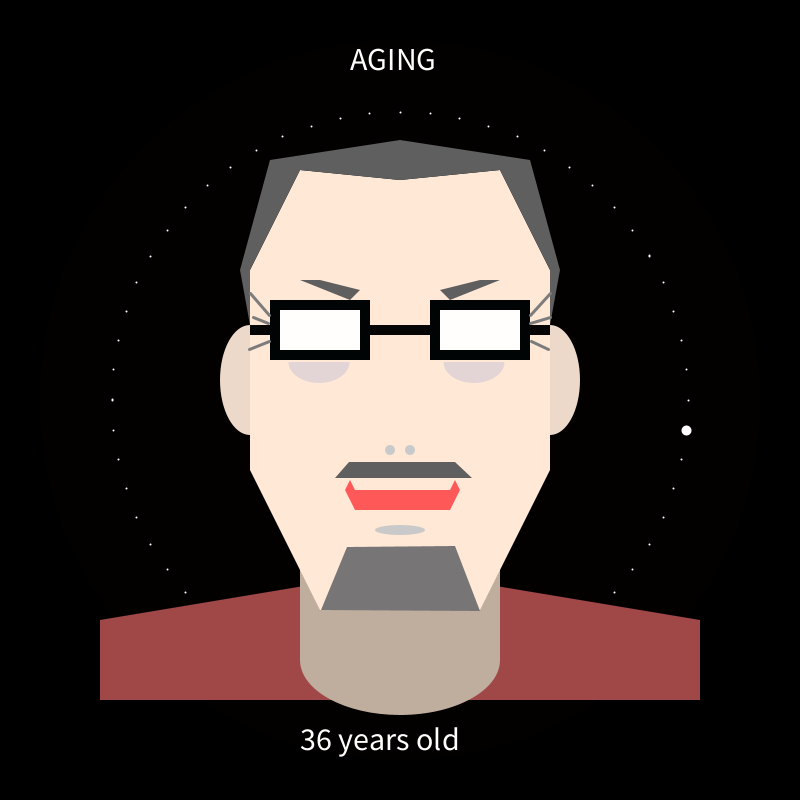
Frame 1 (no input)
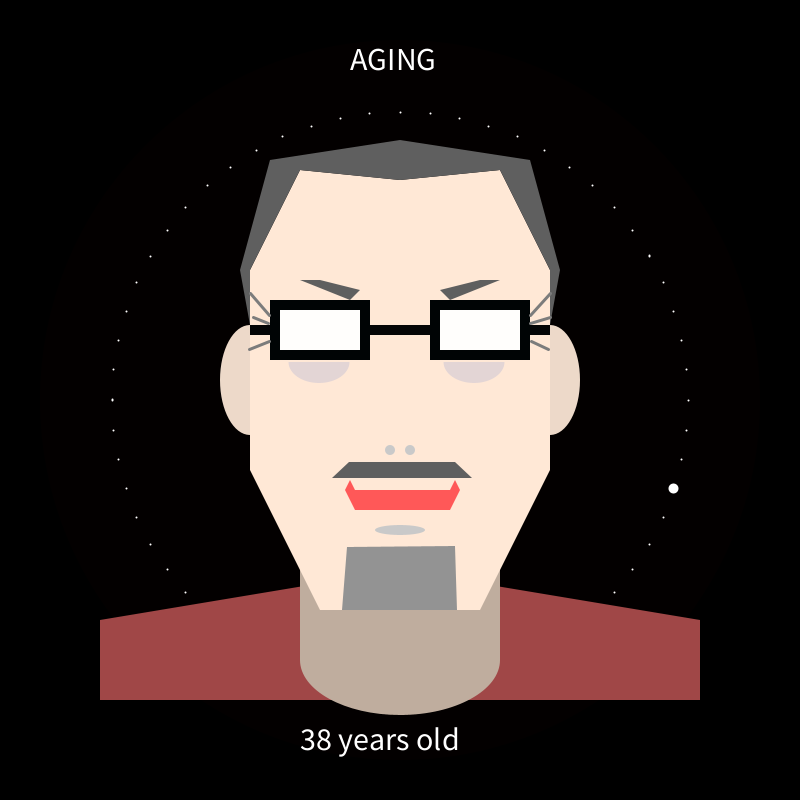
Frame 60 (the mouse pressed at the canvas centre just before this capture)
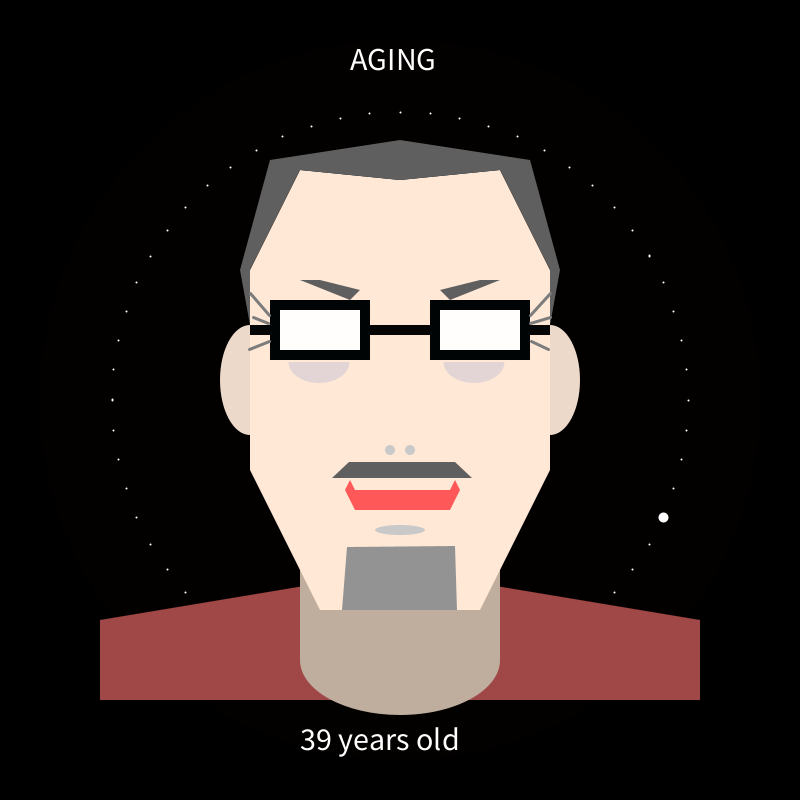
Frame 120 (the mouse held since frame 60 and released just before this capture)

The Processing sketch that drew these frames (run headless with seeded random() and noise(); from frame 60 on, the mouse is pressed at the canvas centre):

// Processing sketch: aging
// ── aging.pde
int cx, cy;
float secondsRadius;
float minutesRadius;
float hoursRadius;
float clockDiameter;
int i = 100;
int u = 100;

void setup() {
  size(800, 800);
  stroke(255);
  
  int radius = min(width, height) / 2;
  secondsRadius = radius * 0.72;
  minutesRadius = radius * 0.60;
  hoursRadius = radius * 0.50;
  clockDiameter = radius * 1.8;
  
  cx = width / 2;
  cy = height / 2;
  
}

void draw() {
  background(0);
  
  // Draw the clock background
  fill(#030000);
  noStroke();
  ellipse(cx, cy, clockDiameter, clockDiameter);
 // Angles for sin() and cos() start at 3 o'clock;
  // subtract HALF_PI to make them start at the top
  float s = map(second(), 0, 60, 0, TWO_PI) - HALF_PI;
  float m = map(minute() + norm(second(), 0, 60), 0, 60, 0, TWO_PI) - HALF_PI; 
  float h = map(hour() + norm(minute(), 0, 60), 0, 24, 0, TWO_PI * 2) - HALF_PI;
  
int second = second(); 
 fill(#FFFFFF);
   textSize(32);
   text(nf(second+20) + " years old", 300, 750);
   text( "AGING", 350, 70);

  // Draw the hands of the clock
  stroke(255);
  strokeWeight(10);
  point(cx + cos(s) * secondsRadius, cy + sin(s) * secondsRadius);
 
  // Draw the minute ticks
  strokeWeight(2);
  beginShape(POINTS);
  for (int a = 0; a < 360; a+=6) {
    float angle = radians(a);
    float x = cx + cos(angle) * secondsRadius;
    float y = cy + sin(angle) * secondsRadius;
    vertex(x, y);
  }
  endShape();
    translate(i,u); {
  body(width/2, height/2);}
  
  //aging changing
  if (second >= 1 & second <= 4){
  fill(#8B8B8B);
  triangle(253,362,265,370,237,380); //beard1
  triangle(345,362,336,370,365,380); //beard2
  }
  
  if (second >= 5 & second <= 7){
    fill(#B2B2B2);
    quad(257, 380, 345,380,336,370,265,370);//beard3
  }  
  
   if (second >= 8 & second <= 9){
    quad(237, 380,369,380,355,370,249,370);//beard4
  }  
  
  if (second >= 10 & second <= 11){
    quad(237, 380,369,380,355,370,249,370);//beard4
    fill(#d8d8d8);
    quad(221, 510,380,511,355,446,247,447);//beard4
  }  
  
  if (second >= 12 & second <= 14){
    quad(238, 378,372,378,355,362,249,362);//beard4
    fill(#d8d8d8);
    quad(221, 510,380,511,355,446,247,447);//beard4
    fill(#E3D5D5);
    arc(219,262,61,42,0,PI); //pouch1
    arc(374,262,61,42,0,PI); //pouch2
  }  
  
   if (second >= 15 & second <= 17){
    quad(235, 378,372,378,355,362,249,362);//beard4
    fill(#777575);
    quad(221, 510,380,511,355,446,247,447);//beard4
    fill(#E3D5D5);
    arc(219,262,61,42,0,PI); //pouch1
    arc(374,262,61,42,0,PI); //pouch2
    stroke(124);
    strokeWeight(3);
    line(150,193,169,215);
    line(153,217,168,223);
    line(149,249,169,241);
    line(450,193,430,215);
    line(450,217,430,223);
    line(448,249,431,241);
    } 
    
    if (second >= 18 & second <= 21){
      noStroke();
    quad(232, 378,372,378,355,362,249,362);//beard4
    fill(#939393);
    quad(242, 510,357,510,355,446,247,447);//beard4
    fill(#E3D5D5);
    arc(219,262,61,42,0,PI); //pouch1
    arc(374,262,61,42,0,PI); //pouch2
    stroke(124);
    strokeWeight(3);
    line(150,193,169,215);
    line(153,217,168,223);
    line(149,249,169,241);
    line(450,193,430,215);
    line(450,217,430,223);
    line(448,249,431,241);
    }
    
    if (second >= 22 & second <= 24){
      noStroke();
    fill(#939393);
    quad(232, 378,372,378,355,362,249,362);//beard4
    fill(#939393);
    quad(242, 510,357,510,355,446,247,447);//beard4
    fill(#E3D5D5);
    arc(219,262,61,42,0,PI); //pouch1
    arc(374,262,61,42,0,PI); //pouch2
    stroke(124);
    strokeWeight(3);
    line(150,193,169,215);
    line(153,217,168,223);
    line(149,249,169,241);
    line(450,193,430,215);
    line(450,217,430,223);
    line(448,249,431,241);
    strokeWeight(2);
    line(212,143,391,143);
    stroke(#DBC3C3);
    line(231,345,277,324);
    line(371,345,317,324);
    }  
  
  if (second >= 25 & second <= 27){
      noStroke();
    fill(#FFFFFF);
    quad(232, 378,372,378,355,362,249,362);//beard4
    fill(#939393);
    quad(242, 510,357,510,355,446,247,447);//beard4
    fill(#E3D5D5);
    arc(219,262,61,42,0,PI); //pouch1
    arc(374,262,61,42,0,PI); //pouch2
    stroke(124);
    strokeWeight(3);
    line(150,193,169,215);//wrinkle for eyes
    line(153,217,168,223);//wrinkle for eyes
    line(149,249,169,241);//wrinkle for eyes
    line(450,193,430,215);//wrinkle for eyes
    line(450,217,430,223);//wrinkle for eyes
    line(448,249,431,241);//wrinkle for eyes
    strokeWeight(2);
    line(212,143,391,143);//wrinkle
    stroke(#DBC3C3);
    line(231,345,277,324);
    line(371,345,317,324);
    }  
    
      if (second >= 28 & second <= 30){
      noStroke();
    fill(#FFFFFF);
    quad(232, 378,372,378,355,362,249,362);//beard4
    fill(#F0F0F0);
    quad(242, 510,357,510,355,446,247,447);//beard4
    fill(#E3D5D5);
    arc(219,262,61,42,0,PI); //pouch1
    arc(374,262,61,42,0,PI); //pouch2
    stroke(124);
    strokeWeight(3);
    line(150,193,169,215);
    line(153,217,168,223);
    line(149,249,169,241);
    line(450,193,430,215);
    line(450,217,430,223);
    line(448,249,431,241);
    strokeWeight(2);
    line(212,143,391,143);
    stroke(#DBC3C3);
    line(231,345,277,324);
    line(371,345,317,324);
    } 
  
   if (second >= 28 & second <= 30){
      noStroke();
    fill(#FFFFFF);
    quad(232, 378,372,378,355,362,249,362);//beard4
    fill(#F0F0F0);
    quad(242, 510,357,510,355,446,247,447);//beard4
    fill(#E3D5D5);
    arc(219,262,61,42,0,PI); //pouch1
    arc(374,262,61,42,0,PI); //pouch2
    stroke(124);
    strokeWeight(3);
    line(150,193,169,215);
    line(153,217,168,223);
    line(149,249,169,241);
    line(450,193,430,215);
    line(450,217,430,223);
    line(448,249,431,241);
    strokeWeight(2);
    line(212,143,391,143);//wrinkle
    line(212,130,391,130);//wrinkle
    stroke(#DBC3C3);
    line(231,345,277,324);
    line(371,345,317,324);
    } 
    
    if (second >= 31 & second <= 32){
      noStroke();
    fill(#FFFFFF);
    quad(232, 378,372,378,355,362,249,362);//beard4
    fill(#F0F0F0);
    quad(242, 510,357,510,355,446,247,447);//beard4
    fill(#E3D5D5);
    arc(219,262,61,42,0,PI); //pouch1
    arc(374,262,61,42,0,PI); //pouch2
    stroke(124);
    strokeWeight(3);
    line(150,193,169,215);
    line(153,217,168,223);
    line(149,249,169,241);
    line(450,193,430,215);
    line(450,217,430,223);
    line(448,249,431,241);
    strokeWeight(2);
    line(212,143,391,143);//wrinkle
    line(212,130,391,130);//wrinkle
    line(212,117,391,117);//wrinkle
    stroke(#DBC3C3);
    line(231,345,277,324);
    line(371,345,317,324);
    } 
    
    if (second >= 33 & second <= 41){
      noStroke();
    fill(#FFFFFF);
    quad(232, 378,372,378,355,362,249,362);//beard4
    fill(#F0F0F0);
    quad(242, 510,357,510,355,446,247,447);//beard4
    fill(#E3D5D5);
    arc(219,262,61,42,0,PI); //pouch1
    arc(374,262,61,42,0,PI); //pouch2
    stroke(124);
    strokeWeight(3);
    line(150,193,169,215);
    line(153,217,168,223);
    line(149,249,169,241);
    line(450,193,430,215);
    line(450,217,430,223);
    line(448,249,431,241);
    strokeWeight(2);
    line(212,143,391,143);//wrinkle
    line(212,130,391,130);//wrinkle
    line(212,117,391,117);//wrinkle
    stroke(#DBC3C3);
    line(231,345,277,324);
    line(371,345,317,324);
    line(230,514,230,344); //wrinkle for mouth
    line(371,514,371,344); //wrinkle for mouth
    } 
    
    if (second >= 42 & second <= 44){
      noStroke();
    fill(#FFFFFF);
    quad(232, 378,372,378,355,362,249,362);//beard4
    fill(#F0F0F0);
    quad(242, 510,357,510,355,446,247,447);//beard4
    fill(#E3D5D5);
    arc(219,262,61,42,0,PI); //pouch1
    arc(374,262,61,42,0,PI); //pouch2
    stroke(124);
    strokeWeight(3);
    line(150,193,169,215);
    line(153,217,168,223);
    line(149,249,169,241);
    line(450,193,430,215);
    line(450,217,430,223);
    line(448,249,431,241);
    strokeWeight(2);
    line(212,143,391,143);//wrinkle
    line(212,130,391,130);//wrinkle
    line(212,117,391,117);//wrinkle
    stroke(#DBC3C3);
    line(231,345,277,324);
    line(371,345,317,324);
    line(230,514,230,344); //wrinkle for mouth
    line(371,514,371,344); //wrinkle for mouth
    noStroke();
    } 
    
     if (second >= 45 & second <= 60){
      noStroke();
    fill(#FFFFFF);
    quad(232, 378,372,378,355,362,249,362);//beard4
    fill(#F0F0F0);
    quad(242, 510,357,510,355,446,247,447);//beard4
    fill(#E3D5D5);
    arc(219,262,61,42,0,PI); //pouch1
    arc(374,262,61,42,0,PI); //pouch2
    stroke(124);
    strokeWeight(3);
    line(150,193,169,215);
    line(153,217,168,223);
    line(149,249,169,241);
    line(450,193,430,215);
    line(450,217,430,223);
    line(448,249,431,241);
    strokeWeight(2);
    line(212,143,391,143);//wrinkle
    line(212,130,391,130);//wrinkle
    line(212,117,391,117);//wrinkle
    stroke(#DBC3C3);
    line(231,345,277,324);
    line(371,345,317,324);
    line(230,514,230,344); //wrinkle for mouth
    line(371,514,371,344); //wrinkle for mouth
    noStroke();
    triangle(230,436,230,380,250,379);//cave
    triangle(371,436,371,380,351,379);//cave
    noStroke();
    } 
    
    if(second>=48 & second<=60){
   fill(#FFFFFF);
    quad(242, 510,357,510,355,446,247,447);//beard4   
    }

  if (second >=30 & second <= 38 ) {
 noStroke();
  hair ();
  }
  
  if (second >=38 & second <= 41 ) {
  noStroke();
  hair3 ();
  }
  
  if (second >=42 & second <= 60 ) {
  fill(#000000);
  noStroke();
  hair2 ();
  fill(#FFE8D6);
  quad(200,70,300,81,400,70,300,60);
  }
}
   void body(int i, int u) { //body
   noStroke();
beginShape();
fill(#A04747);
vertex(0,520);
vertex(0,600);
vertex(600,600);
vertex(600,520);
vertex(300,470);
endShape();

//neck
fill(#BFAD9E);
rect(200,460,200,100);
arc(300,560,200,110,0,PI);

//Face
beginShape();
fill(#FFE8D6);
vertex(200,70);
vertex(150,170);
vertex(150,370);
vertex(220,510);
vertex(380,510);
vertex(450,370);
vertex(450,170);
vertex(400,70);
vertex(300,80);
vertex(200,70);
endShape();

//brow
fill(#5F5F5F);
beginShape();
vertex(220,180);
vertex(260,190);
vertex(250,200);
vertex(200,180);
endShape();

fill(#5F5F5F);
beginShape();
vertex(380,180);
vertex(340,190);
vertex(350,200);
vertex(400,180);
endShape();

fill(#EDD9C9);
arc(150,280,60,110,HALF_PI,PI+HALF_PI);
arc(450,280,60,110,radians(-90),radians(90));

//glasses 
fill(#FFFEFC);
rect(170,200,100,60);
rect(330,200,100,60);

fill(#000405);
rect(170,200,100,10);
rect(330,200,100,10);
rect(170,200,10,60);
rect(260,200,10,60);
rect(330,200,10,60);
rect(420,200,10,60);
rect(170,250,100,10);
rect(330,250,100,10);


//glasses feet
strokeWeight(1);
fill(#050505);
rect(150,225,20,10);
rect(270,225,60,10);
rect(430,225,20,10);

//mouth
beginShape();
fill(#FF5858);
vertex(250,380);
vertex(245,390);
vertex(255,410);
vertex(350,410);
vertex(360,390);
vertex(355,380);
vertex(350,390);
vertex(350,390);
vertex(255,390);
vertex(250,380);
endShape();


//Nose
fill(#C9C9C9);
ellipse(290,350,10,10);
ellipse(310,350,10,10);
ellipse(300,430,50,10);

//hair
fill(#5F5F5F);
beginShape();
vertex(150,225);
vertex(140,170);
vertex(170,60);
vertex(300,40);
vertex(430,60);
vertex(460,170);
vertex(450,225);
vertex(450,225);
vertex(450,170);
vertex(400,70);
vertex(300,80);
vertex(200,70);
vertex(150,170);
vertex(150,225);
endShape();
}

void hair() {
  fill(#DBDBDB);
beginShape();
vertex(150,225);
vertex(140,170);
vertex(170,60);
vertex(300,40);
vertex(430,60);
vertex(460,170);
vertex(450,225);
vertex(450,225);
vertex(450,170);
vertex(400,70);
vertex(300,80);
vertex(200,70);
vertex(150,170);
vertex(150,225);
endShape();
}

void hair2() {
  fill(#030303);
beginShape();
vertex(150,225);
vertex(140,170);
vertex(170,60);
vertex(300,40);
vertex(430,60);
vertex(460,170);
vertex(450,225);
vertex(450,225);
vertex(450,170);
vertex(400,70);
vertex(300,80);
vertex(200,70);
vertex(150,170);
vertex(150,225);
endShape();
}

void hair3() {
  fill(#FFFFFF);
beginShape();
vertex(150,225);
vertex(140,170);
vertex(170,60);
vertex(300,40);
vertex(430,60);
vertex(460,170);
vertex(450,225);
vertex(450,225);
vertex(450,170);
vertex(400,70);
vertex(300,80);
vertex(200,70);
vertex(150,170);
vertex(150,225);
endShape();
}
